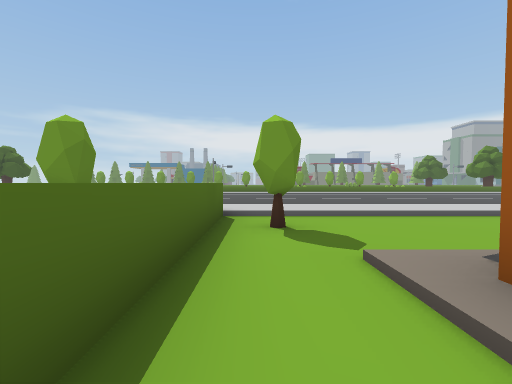
View 1 (above)

21 first-person views from a walk through a 3-D level made in the Unity game engine. The camera is 1.2 m above the floor, tilts 2° down and sees 90° across. The floor is counted in squares, 2 m on a side. Each view is taken from the middle of a square. On the plan, view 1 faces up. The plan holds only what a view shows up to about 9 squares ahead; the rest is blank. The place goes on beyond the plan. The player is left out.

View 2
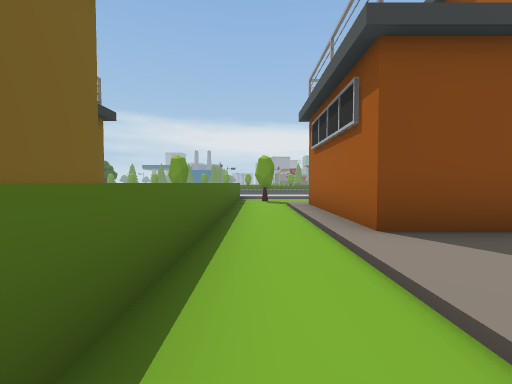

View 3
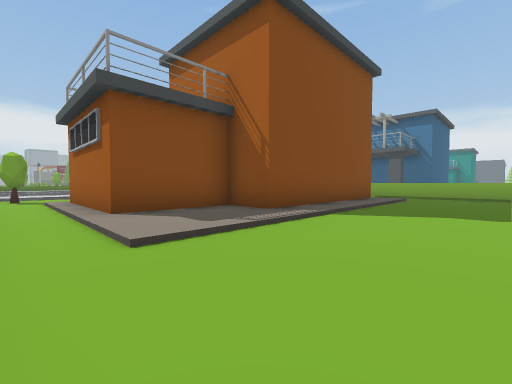

View 4
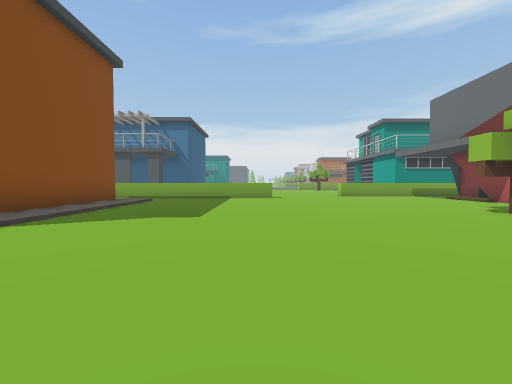

View 5
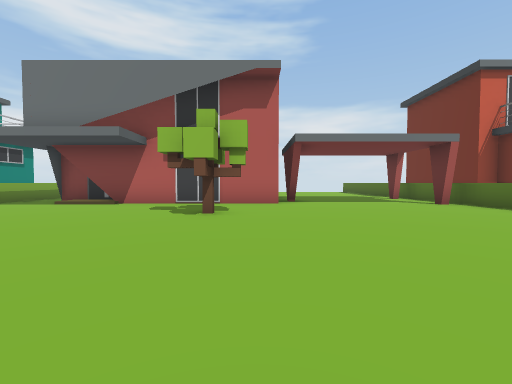

View 6
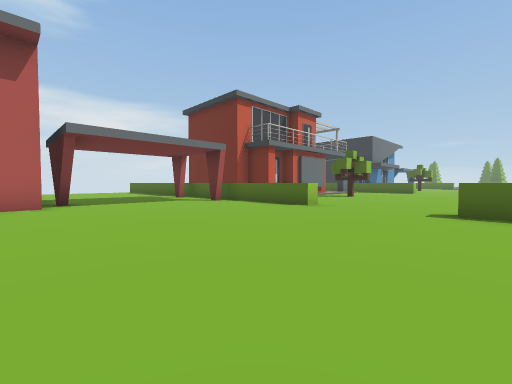

View 7
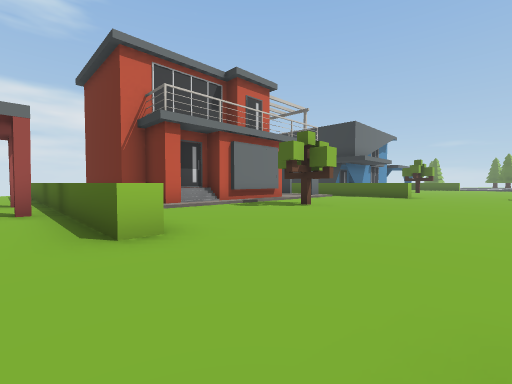

View 8
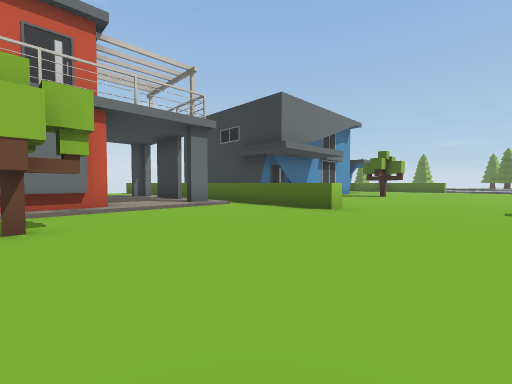

View 9
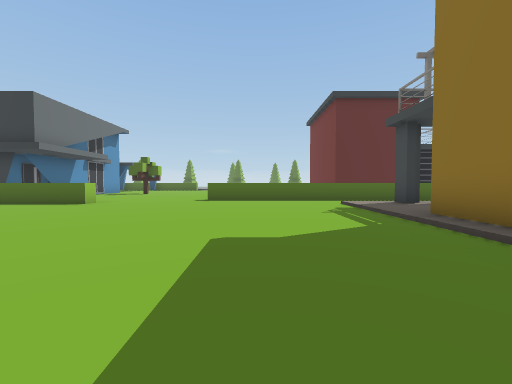

View 10
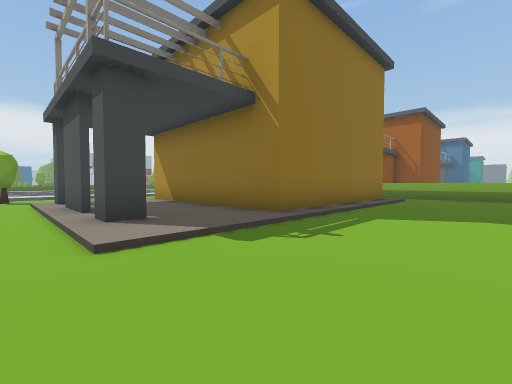

View 11
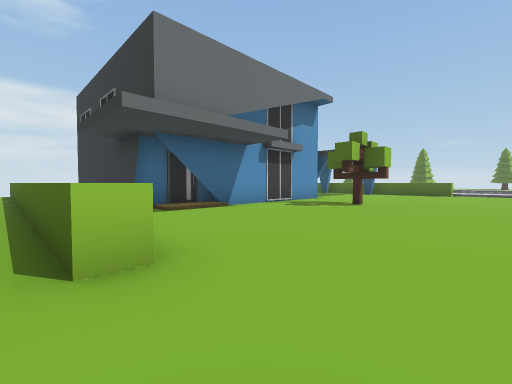

View 12
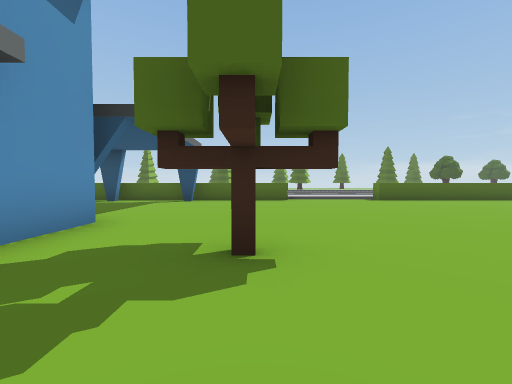

View 13
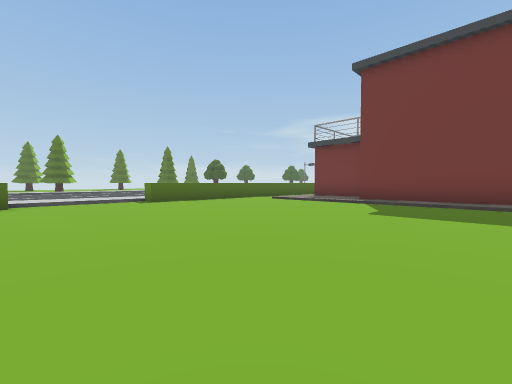

View 14
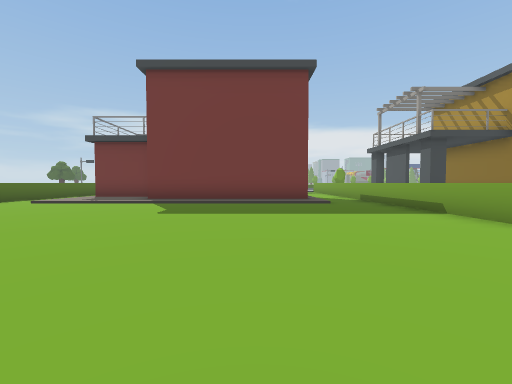

View 15
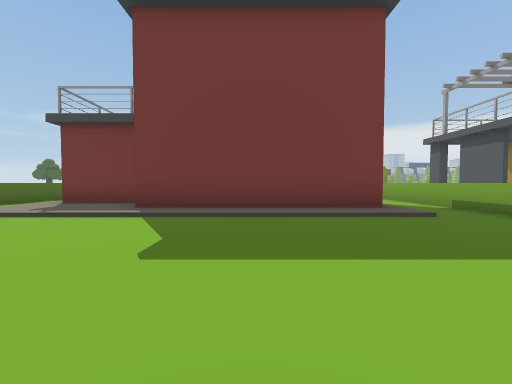

View 16
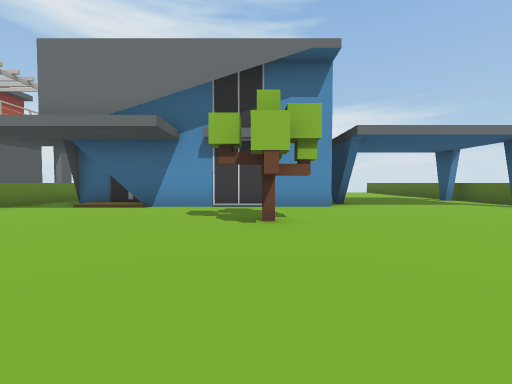

View 17
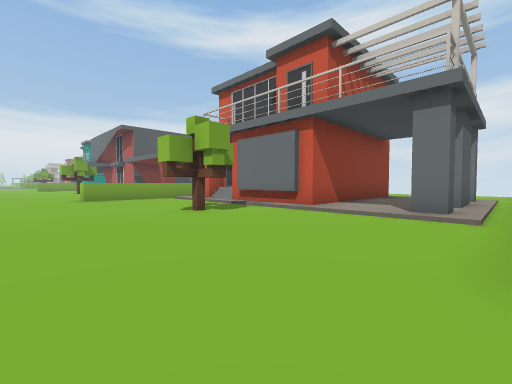

View 18
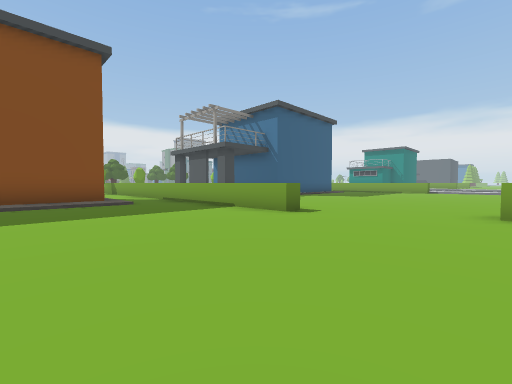

View 19
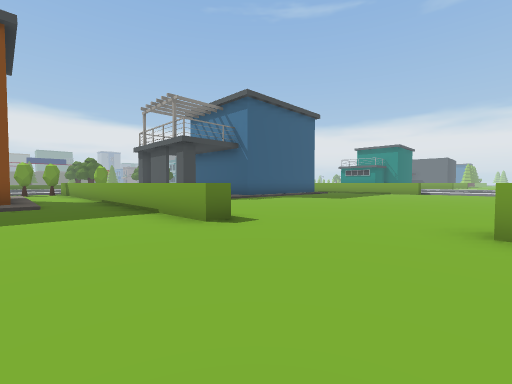

View 20
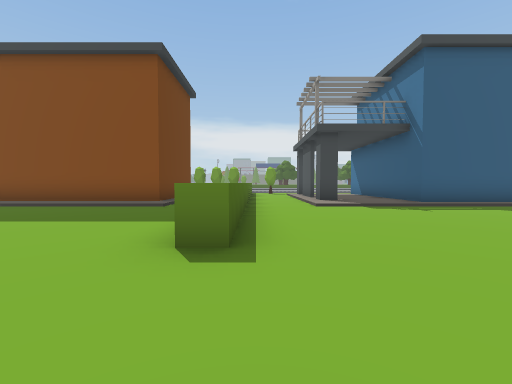

View 21
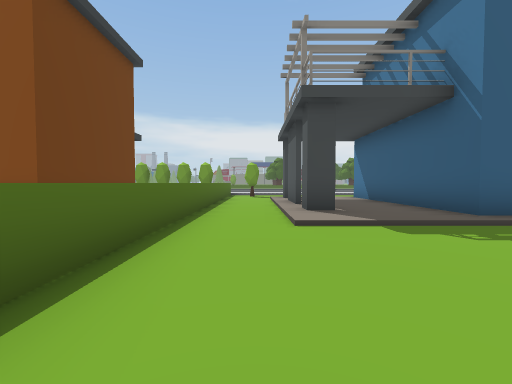

### Floor plan
Key: @ floor where view 1 was taken; # wall or solid block; x gap in a wall; . main floor; : floor 0.25 m higher than the main floor; / step, stairs or slope; ^ raised ledge; B bush; T tree.
Columns run from 27 left of view 1 to 19 right of it. Each row starts with its distance up from view 1.
  9                           ..........
  8                           ..........
  7
  6                           ///////
  5                ::         :::::::
  4                B.       BB^B....
  3                B.       B ^B...
  2                ./         ^.//
  1                .# :#      ^./#         ^.# :#
  0   ^           ^.x :#    # ^@/#      #. ^.x :#
 -1   ^          .^.#::#    # ^./#      #..^.#::#
 -2   ^.####     .^.:::#    # ^./###    #..^.:::#
 -3   ^.:::#####/.^.#::#    # ^./::######..^.#::#
 -4   ^.::::::::/.^.:::###### ^./::::::::..^.:::###
 -5   ^...........^...........^............^......
 -6   ^...........^...........^............^.....
 -7   ^...........^...........^............^.....
 -8   ^...........^........   ^............^......
 -9 /:.............................................
-10 /:.............................................
-11 /:.............................................
-12 /:^............^..........^.............^......
-13   ^.....TT.....^.....T....^......T....
-14   ^......T.....^.....T....^......T.....
-15   ^............^.#//###// ^.............
-16   ^....########^.:::#####/^....########.^
-17   ^....#      #^.x::#   #/^....#       .^
-18   ^...        #^.x::#   #/^# ...

Positions as (right, up) in squares from view 1, and headings:
1: (0, 0), facing up
2: (0, -5), facing up
3: (0, -7), facing up-right
4: (1, -8), facing right
5: (5, -8), facing down
6: (5, -8), facing down-left
7: (0, -9), facing down-left
8: (-6, -9), facing down-left
9: (-4, -7), facing left
10: (-12, -7), facing up-right
11: (-11, -10), facing down-left
12: (-16, -13), facing left
13: (-17, -12), facing up-left
14: (-17, -12), facing up
15: (-18, -9), facing up
16: (-18, -9), facing down
17: (-11, -10), facing down-right
18: (7, -12), facing up-right
19: (9, -12), facing up-right
20: (12, -11), facing up
21: (13, -8), facing up
